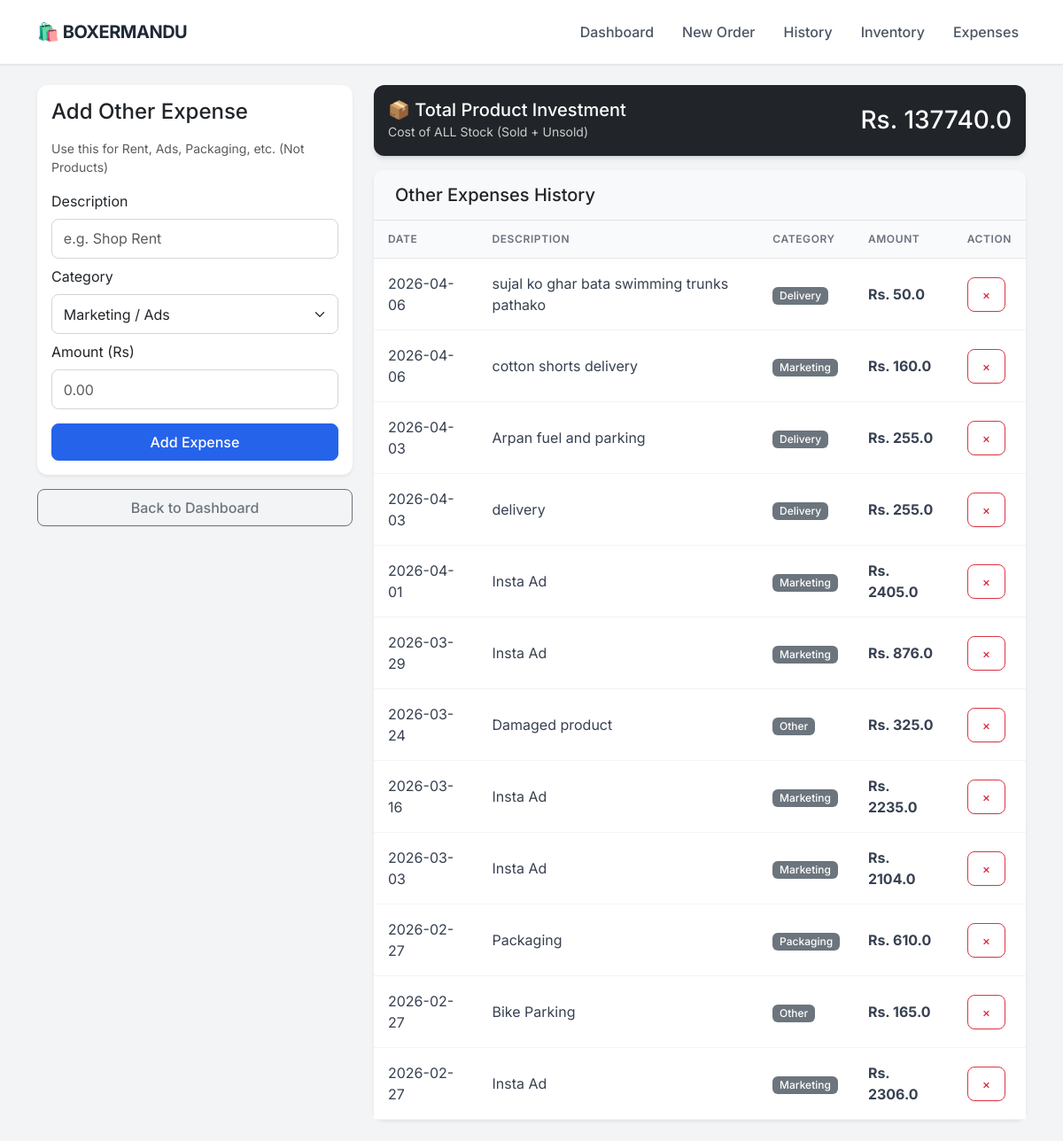
/expenses, run on the app's committed database.
### app.py (models this page shows)
class Expense(db.Model):
    id = db.Column(db.Integer, primary_key=True)
    description = db.Column(db.String(100), nullable=False)
    category = db.Column(db.String(50), nullable=False) # e.g. Rent, Marketing, Packaging
    amount = db.Column(db.Float, nullable=False)
    date = db.Column(db.DateTime, default=datetime.utcnow)

### app.py (the view, shortened to what this page needs)
@app.route('/expenses', methods=['GET', 'POST'])
def expenses():
    all_expenses = Expense.query.order_by(Expense.date.desc()).all()
    inventory_value = 0
    products = Product.query.all()
    for p in products:
        inventory_value += (p.stock * p.cost_price)
    sold_cost = 0
    order_items = OrderItem.query.all()
    for item in order_items:
        product = Product.query.get(item.product_id)
        if product:
            sold_cost += (item.quantity * product.cost_price)
    total_product_expense = inventory_value + sold_cost
    return render_template('expenses.html',
                           expenses=all_expenses,
                           product_expense=total_product_expense)

### templates/expenses.html (shortened to what this page needs)
{% extends "layout.html" %}
{% block content %}
<div class="row">
    <div class="col-md-4">
        <div class="card p-3 mb-3 shadow-sm">
            <h4 class="mb-3">Add Other Expense</h4>
            <p class="text-muted small">Use this for Rent, Ads, Packaging, etc. (Not Products)</p>
            <form method="POST">
                <label class="form-label">Description</label>
                <input type="text" name="description" class="form-control mb-2" placeholder="e.g. Shop Rent" required>
                <label class="form-label">Category</label>
                <select name="category" class="form-select mb-2">
                    <option value="Marketing">Marketing / Ads</option>
                </select>
                <label class="form-label">Amount (Rs)</label>
                <input type="number" name="amount" step="0.01" class="form-control mb-3" placeholder="0.00" required>
                <button type="submit" class="btn btn-primary w-100">Add Expense</button>
            </form>
        </div>
        <a href="/" class="btn btn-outline-secondary w-100">Back to Dashboard</a>
    </div>
    <div class="col-md-8">
        <div class="card text-white bg-dark mb-3">
            <div class="card-body d-flex justify-content-between align-items-center">
                <div>
                    <h5 class="mb-0">📦 Total Product Investment</h5>
                    <small style="color: #ccc;">Cost of ALL Stock (Sold + Unsold)</small>
                </div>
                <h3 class="mb-0">Rs. {{ product_expense }}</h3>
            </div>
        </div>
        <div class="card shadow-sm">
            <div class="card-header bg-light border-bottom">
                <h5 class="mb-0">Other Expenses History</h5>
            </div>
            <div class="table-responsive">
                <table class="table table-hover mb-0 align-middle">
                    <thead class="table-light">
                        <tr>
                            <th>Date</th>
                            <th>Description</th>
                            <th>Category</th>
                            <th>Amount</th>
                            <th>Action</th>
                        </tr>
                    </thead>
                    <tbody>
                        {% for exp in expenses %}
                        <tr>
                            <td>{{ exp.date.strftime('%Y-%m-%d') }}</td>
                            <td>{{ exp.description }}</td>
                            <td><span class="badge bg-secondary">{{ exp.category }}</span></td>
                            <td class="fw-bold">Rs. {{ exp.amount }}</td>
                            <td>
                                <a href="/delete_expense/{{ exp.id }}" class="btn btn-sm btn-outline-danger" onclick="return confirm('Delete this expense?')">×</a>
                            </td>
                        </tr>
                        {% else %}
                        <tr>
                            <td colspan="5" class="text-center text-muted py-4">No other expenses added yet.</td>
                        </tr>
                        {% endfor %}
                    </tbody>
                </table>
            </div>
        </div>
    </div>
</div>
{% endblock %}

### templates/layout.html (style rules this page uses)
:root { --primary-color: #2563eb; --bg-color: #f3f4f6; --text-dark: #1f2937; --card-shadow: 0 4px 6px -1px rgba(0, 0, 0, 0.1), 0 2px 4px -1px rgba(0, 0, 0, 0.06); }
body { font-family: 'Inter', sans-serif; background-color: var(--bg-color); color: var(--text-dark); }
.card { border: none; border-radius: 12px; box-shadow: var(--card-shadow); background: #ffffff; transition: transform 0.2s; }
.card-header { background-color: #ffffff; border-bottom: 1px solid #f3f4f6; font-weight: 600; padding: 1rem 1.5rem; border-radius: 12px 12px 0 0 !important; }
.btn { border-radius: 8px; font-weight: 500; padding: 0.5rem 1rem; box-shadow: 0 1px 2px 0 rgba(0, 0, 0, 0.05); }
.btn-primary { background-color: var(--primary-color); border-color: var(--primary-color); }
.table { margin-bottom: 0; }
.table thead th { background-color: #f9fafb; color: #6b7280; font-size: 0.75rem; text-transform: uppercase; letter-spacing: 0.05em; font-weight: 600; border-bottom: 1px solid #e5e7eb; padding: 0.75rem 1rem; }
.table tbody td { padding: 1rem 1rem; vertical-align: middle; color: #374151; border-bottom: 1px solid #f3f4f6; }
.badge { padding: 0.35em 0.65em; font-weight: 500; border-radius: 6px; }
.form-control, .form-select { border-radius: 8px; border: 1px solid #d1d5db; padding: 0.6rem 0.8rem; }

### data on the page
Expense: date "2026-04-06", description "sujal ko ghar bata swimming trunks pathako", category "Delivery", amount "50.0"
Expense: date "2026-04-06", description "cotton shorts delivery", category "Marketing", amount "160.0"
Expense: date "2026-04-03", description "Arpan fuel and parking", category "Delivery", amount "255.0"
Expense: date "2026-04-03", description "delivery", category "Delivery", amount "255.0"
Expense: date "2026-04-01", description "Insta Ad", category "Marketing", amount "2405.0"
Expense: date "2026-03-29", description "Insta Ad", category "Marketing", amount "876.0"
Expense: date "2026-03-24", description "Damaged product", category "Other", amount "325.0"
Expense: date "2026-03-16", description "Insta Ad", category "Marketing", amount "2235.0"
Expense: date "2026-03-03", description "Insta Ad", category "Marketing", amount "2104.0"
Expense: date "2026-02-27", description "Packaging", category "Packaging", amount "610.0"
Expense: date "2026-02-27", description "Bike Parking", category "Other", amount "165.0"
Expense: date "2026-02-27", description "Insta Ad", category "Marketing", amount "2306.0"

### other printed values
{{ product_expense }} "137740.0"
